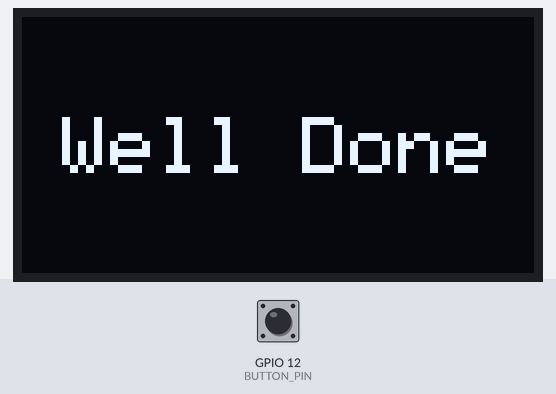
Simulated run of this sketch. Board: ESP8266 (NodeMCU). Shown: 128×64 one-colour display. Inputs (shaded band) come from the test bench; at power-on: GPIO 12 (BUTTON_PIN) HIGH. EEPROM starts erased; what the sketch prints to the serial monitor is not drawn.

Above: at 1.2 s.
1.3 s: GPIO 12 (BUTTON_PIN) pulled LOW for 3.2 s
At 6.5 s:
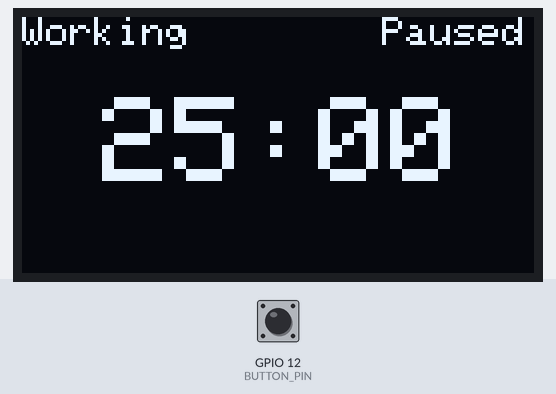
6.8 s: GPIO 12 (BUTTON_PIN) pulled LOW for 0.15 s
At 7.8 s:
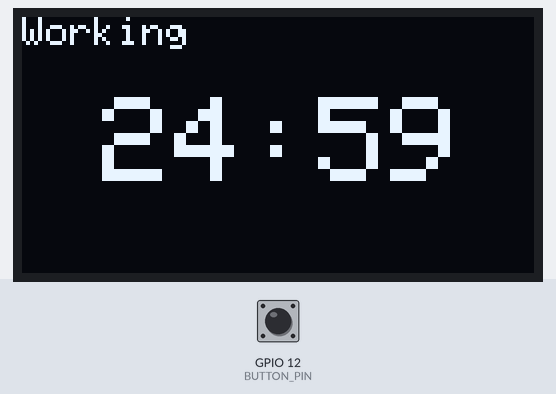
9.9 s: GPIO 12 (BUTTON_PIN) pulled LOW for 1 s
At 12.1 s:
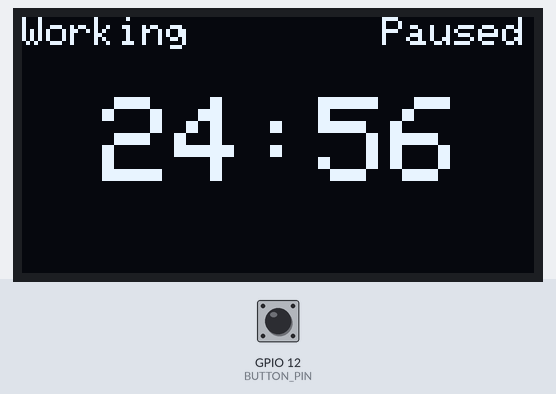
12.4 s: GPIO 12 (BUTTON_PIN) pulled LOW for 3.2 s
At 15.7 s:
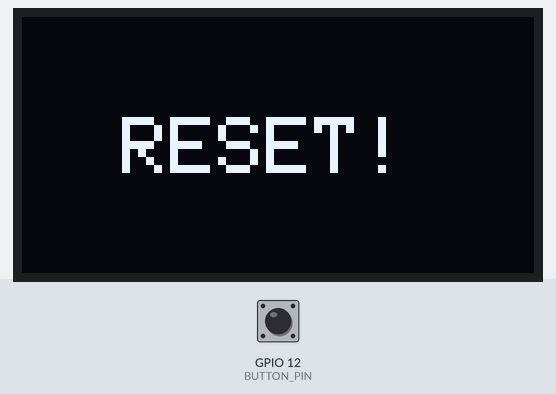
Timing chart, 0 to 17.2 s (numbered marks = the images above; inputs shaded):
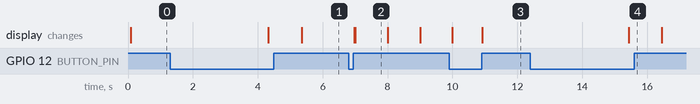

Measured:
- after the input at 1.3 s, the display: first changes after 3.0 s (image 1 shows a later state)
- after the input at 6.8 s, the display: first changes after 0.18 s (image 2 shows a later state)
- after the input at 9.9 s, the display: first differs from a run without the input after 1.0 s (image 3)
- after the input at 12.4 s, the display: changes after 3.0 s (image 4)
- what the display in image 2 shows lasts 1.0 s, from 7.0 s to 8.0 s

The sketch:

Oled_Pomodoro.ino
```cpp
#include <Wire.h>
#include <Adafruit_GFX.h>
#include <Adafruit_SSD1306.h>
#include <EEPROM.h>

#define SCREEN_WIDTH 128
#define SCREEN_HEIGHT 64
#define OLED_RESET -1
Adafruit_SSD1306 display(SCREEN_WIDTH, SCREEN_HEIGHT, &Wire, OLED_RESET);

// I2C pins for ESP8266 (NodeMCU)
#define SDA_PIN 4  // D2
#define SCL_PIN 5  // D1
#define BUTTON_PIN 12  // D6 on NodeMCU

const int WORK_DURATION = 1500;   // 25 minutes = 1500 sec
const int BREAK_DURATION = 300;  // 5 minutes = 300 sec
const int EEPROM_ADDR = 0;  // Address to store pomodoro count
const unsigned long RESET_HOLD_TIME = 3000;  // 3 seconds hold to reset

enum State { WORK, BREAK };
State currentState = WORK;
int completedPomodoros = 0;
int timeRemaining = WORK_DURATION;
unsigned long previousMillis = 0;
bool isPaused = true;
unsigned long lastButtonPress = 0;
const unsigned long debounceDelay = 200;

// Button handling variables
unsigned long buttonPressStartTime = 0;
bool buttonIsPressed = false;

void setup() {
  Serial.begin(115200);  // For debugging

  // Initialize EEPROM
  EEPROM.begin(512);

  // Read saved pomodoro count from EEPROM
  completedPomodoros = EEPROM.read(EEPROM_ADDR);
  Serial.print("Loaded pomodoro count: ");
  Serial.println(completedPomodoros);

  // Initialize I2C and display
  Wire.begin(SDA_PIN, SCL_PIN);
  display.begin(SSD1306_SWITCHCAPVCC, 0x3C);
  display.clearDisplay();
  display.display();

  pinMode(BUTTON_PIN, INPUT_PULLUP);  // internal pull-up

  // Initial display update
  drawTime();
}

void loop() {
  handleButton();  // check pause/resume and reset functionality

  if (!isPaused && millis() - previousMillis >= 1000) {
    previousMillis = millis();
    timeRemaining--;

    if (timeRemaining <= 0) {
      if (currentState == WORK) {
        completedPomodoros++;
        savePomodoros();  // Save to EEPROM when completing a pomodoro

        currentState = BREAK;
        timeRemaining = BREAK_DURATION;
        // Continue not paused during break
        isPaused = false;
      } else {
        currentState = WORK;
        timeRemaining = WORK_DURATION;
        // Start next pomodoro paused
        isPaused = true;
      }
      drawTime(); // Update display immediately
    }
    drawTime();
  }
}

void handleButton() {
  int buttonState = digitalRead(BUTTON_PIN);
  unsigned long currentTime = millis();

  // Button pressed (LOW due to pull-up resistor)
  if (buttonState == LOW) {
    // If button just pressed, record the time
    if (!buttonIsPressed) {
      buttonIsPressed = true;
      buttonPressStartTime = currentTime;
    }

    // Check for long press (reset functionality)
    if (buttonIsPressed && (currentTime - buttonPressStartTime >= RESET_HOLD_TIME)) {
      // Reset pomodoro count
      completedPomodoros = 0;
      savePomodoros();

      // Visual feedback for reset
      displayResetAnimation();

      // Reset button state to prevent multiple triggers
      buttonIsPressed = false;

      // Update display
      drawTime();
    }
  }
  // Button released
  else if (buttonState == HIGH && buttonIsPressed) {
    // Short press - toggle pause state
    if (currentTime - buttonPressStartTime < RESET_HOLD_TIME) {
      if (currentTime - lastButtonPress > debounceDelay) {
        isPaused = !isPaused;
        lastButtonPress = currentTime;
        drawTime();  // refresh screen immediately
      }
    }

    // Reset button state
    buttonIsPressed = false;
  }
}

void savePomodoros() {
  EEPROM.write(EEPROM_ADDR, completedPomodoros);
  EEPROM.commit();
  Serial.print("Saved pomodoro count: ");
  Serial.println(completedPomodoros);
}

void displayResetAnimation() {
  // Simple animation to indicate reset
  display.clearDisplay();
  display.setTextSize(2);
  display.setTextColor(SSD1306_WHITE);
  display.setCursor(25, 25);
  display.print("RESET!");
  display.display();
  delay(1000);  // Show reset message for 1 second
}

void drawTime() {
  display.clearDisplay();

  if (completedPomodoros >= 8) {
    display.setTextSize(2);  // Big text
    display.setTextColor(SSD1306_WHITE);
    display.setCursor(10, 25);  // Centered visually
    display.print("Well Done");
    display.display();
    return;  // Skip drawing timer/dots
  }

  int minutes = timeRemaining / 60;
  int seconds = timeRemaining % 60;

  display.setTextSize(1);
  display.setTextColor(SSD1306_WHITE);
  display.setCursor(0, 0);
  display.print(currentState == WORK ? "Working" : "Rest Time!");

  if (isPaused) {
    display.setCursor(90, 0);
    display.print("Paused");
  }

  display.setTextSize(3);
  display.setCursor(20, 20);
  char buffer[6];
  sprintf(buffer, "%02d:%02d", minutes, seconds);
  display.print(buffer);

  drawPomodoroDots();
  display.display();
}

void drawPomodoroDots() {
  const int dotSize = 4;
  const int spacing = 6;
  const int groupGap = 10;
  int x = 20;
  int y = 58;

  for (int i = 0; i < completedPomodoros && i < 8; i++) {
    display.fillRect(x, y, dotSize, dotSize, SSD1306_WHITE);
    x += dotSize + spacing;
    if (i == 3) x += groupGap + 3;
  }
}
```
